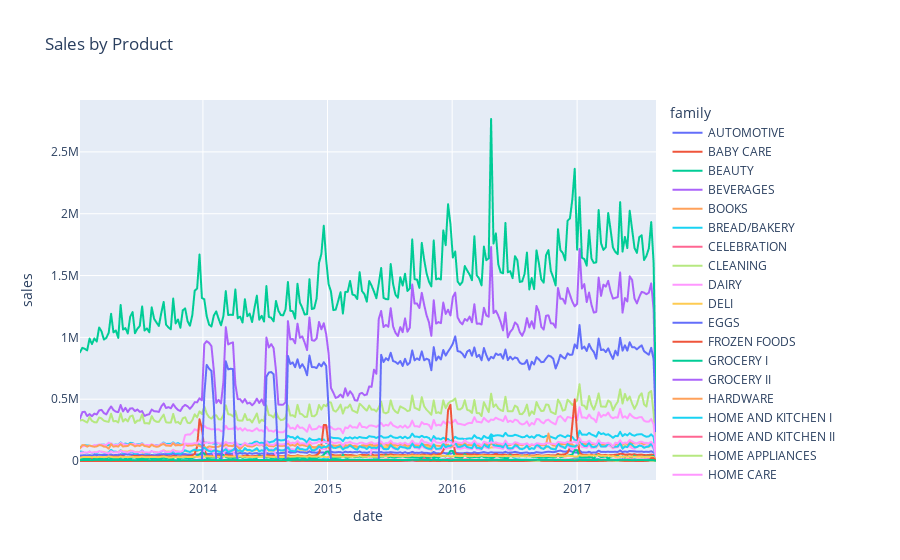

Here is the notebook cell this chart was saved with:
### Code cell
weekly_type = df.drop(["store_nbr", "id"], axis=1).groupby("family").resample("W").sum().reset_index()
px.line(weekly_type, x="date", y="sales", color="family", title="Sales by Product").show()

### Figure 1 — Plotly figure (JSON) as saved in the notebook; plotly's stock layout.template omitted (floating-point values rounded to 4 significant figures; data arrays with more than 128 entries replaced by an {"elided": "..."} marker saying what was removed)
{"data": [{"hovertemplate": "family=AUTOMOTIVE<br>date=%{x}<br>sales=%{y}<extra></extra>", "legendgroup": "AUTOMOTIVE", "line": {"color": "#636efa", "dash": "solid"}, "marker": {"symbol": "circle"}, "mode": "lines", "name": "AUTOMOTIVE", "showlegend": true, "type": "scattergl", "x": {"elided": "242 str values"}, "xaxis": "x", "y": {"elided": "242 int values"}, "yaxis": "y"}, {"hovertemplate": "family=BABY CARE<br>date=%{x}<br>sales=%{y}<extra></extra>", "legendgroup": "BABY CARE", "line": {"color": "#EF553B", "dash": "solid"}, "marker": {"symbol": "circle"}, "mode": "lines", "name": "BABY CARE", "showlegend": true, "type": "scattergl", "x": {"elided": "242 str values"}, "xaxis": "x", "y": {"elided": "242 int values"}, "yaxis": "y"}, {"hovertemplate": "family=BEAUTY<br>date=%{x}<br>sales=%{y}<extra></extra>", "legendgroup": "BEAUTY", "line": {"color": "#00cc96", "dash": "solid"}, "marker": {"symbol": "circle"}, "mode": "lines", "name": "BEAUTY", "showlegend": true, "type": "scattergl", "x": {"elided": "242 str values"}, "xaxis": "x", "y": {"elided": "242 int values"}, "yaxis": "y"}, {"hovertemplate": "family=BEVERAGES<br>date=%{x}<br>sales=%{y}<extra></extra>", "legendgroup": "BEVERAGES", "line": {"color": "#ab63fa", "dash": "solid"}, "marker": {"symbol": "circle"}, "mode": "lines", "name": "BEVERAGES", "showlegend": true, "type": "scattergl", "x": {"elided": "242 str values"}, "xaxis": "x", "y": {"elided": "242 int values"}, "yaxis": "y"}, {"hovertemplate": "family=BOOKS<br>date=%{x}<br>sales=%{y}<extra></extra>", "legendgroup": "BOOKS", "line": {"color": "#FFA15A", "dash": "solid"}, "marker": {"symbol": "circle"}, "mode": "lines", "name": "BOOKS", "showlegend": true, "type": "scattergl", "x": {"elided": "242 str values"}, "xaxis": "x", "y": {"elided": "242 int values"}, "yaxis": "y"}, {"hovertemplate": "family=BREAD/BAKERY<br>date=%{x}<br>sales=%{y}<extra></extra>", "legendgroup": "BREAD/BAKERY", "line": {"color": "#19d3f3", "dash": "solid"}, "marker": {"symbol": "circle"}, "mode": "lines", "name": "BREAD/BAKERY", "showlegend": true, "type": "scattergl", "x": {"elided": "242 str values"}, "xaxis": "x", "y": {"elided": "242 float values"}, "yaxis": "y"}, {"hovertemplate": "family=CELEBRATION<br>date=%{x}<br>sales=%{y}<extra></extra>", "legendgroup": "CELEBRATION", "line": {"color": "#FF6692", "dash": "solid"}, "marker": {"symbol": "circle"}, "mode": "lines", "name": "CELEBRATION", "showlegend": true, "type": "scattergl", "x": {"elided": "242 str values"}, "xaxis": "x", "y": {"elided": "242 int values"}, "yaxis": "y"}, {"hovertemplate": "family=CLEANING<br>date=%{x}<br>sales=%{y}<extra></extra>", "legendgroup": "CLEANING", "line": {"color": "#B6E880", "dash": "solid"}, "marker": {"symbol": "circle"}, "mode": "lines", "name": "CLEANING", "showlegend": true, "type": "scattergl", "x": {"elided": "242 str values"}, "xaxis": "x", "y": {"elided": "242 int values"}, "yaxis": "y"}, {"hovertemplate": "family=DAIRY<br>date=%{x}<br>sales=%{y}<extra></extra>", "legendgroup": "DAIRY", "line": {"color": "#FF97FF", "dash": "solid"}, "marker": {"symbol": "circle"}, "mode": "lines", "name": "DAIRY", "showlegend": true, "type": "scattergl", "x": {"elided": "242 str values"}, "xaxis": "x", "y": {"elided": "242 int values"}, "yaxis": "y"}, {"hovertemplate": "family=DELI<br>date=%{x}<br>sales=%{y}<extra></extra>", "legendgroup": "DELI", "line": {"color": "#FECB52", "dash": "solid"}, "marker": {"symbol": "circle"}, "mode": "lines", "name": "DELI", "showlegend": true, "type": "scattergl", "x": {"elided": "242 str values"}, "xaxis": "x", "y": {"elided": "242 float values"}, "yaxis": "y"}, {"hovertemplate": "family=EGGS<br>date=%{x}<br>sales=%{y}<extra></extra>", "legendgroup": "EGGS", "line": {"color": "#636efa", "dash": "solid"}, "marker": {"symbol": "circle"}, "mode": "lines", "name": "EGGS", "showlegend": true, "type": "scattergl", "x": {"elided": "242 str values"}, "xaxis": "x", "y": {"elided": "242 int values"}, "yaxis": "y"}, {"hovertemplate": "family=FROZEN FOODS<br>date=%{x}<br>sales=%{y}<extra></extra>", "legendgroup": "FROZEN FOODS", "line": {"color": "#EF553B", "dash": "solid"}, "marker": {"symbol": "circle"}, "mode": "lines", "name": "FROZEN FOODS", "showlegend": true, "type": "scattergl", "x": {"elided": "242 str values"}, "xaxis": "x", "y": {"elided": "242 float values"}, "yaxis": "y"}, {"hovertemplate": "family=GROCERY I<br>date=%{x}<br>sales=%{y}<extra></extra>", "legendgroup": "GROCERY I", "line": {"color": "#00cc96", "dash": "solid"}, "marker": {"symbol": "circle"}, "mode": "lines", "name": "GROCERY I", "showlegend": true, "type": "scattergl", "x": {"elided": "242 str values"}, "xaxis": "x", "y": {"elided": "242 float values"}, "yaxis": "y"}, {"hovertemplate": "family=GROCERY II<br>date=%{x}<br>sales=%{y}<extra></extra>", "legendgroup": "GROCERY II", "line": {"color": "#ab63fa", "dash": "solid"}, "marker": {"symbol": "circle"}, "mode": "lines", "name": "GROCERY II", "showlegend": true, "type": "scattergl", "x": {"elided": "242 str values"}, "xaxis": "x", "y": {"elided": "242 int values"}, "yaxis": "y"}, {"hovertemplate": "family=HARDWARE<br>date=%{x}<br>sales=%{y}<extra></extra>", "legendgroup": "HARDWARE", "line": {"color": "#FFA15A", "dash": "solid"}, "marker": {"symbol": "circle"}, "mode": "lines", "name": "HARDWARE", "showlegend": true, "type": "scattergl", "x": {"elided": "242 str values"}, "xaxis": "x", "y": {"elided": "242 int values"}, "yaxis": "y"}, {"hovertemplate": "family=HOME AND KITCHEN I<br>date=%{x}<br>sales=%{y}<extra></extra>", "legendgroup": "HOME AND KITCHEN I", "line": {"color": "#19d3f3", "dash": "solid"}, "marker": {"symbol": "circle"}, "mode": "lines", "name": "HOME AND KITCHEN I", "showlegend": true, "type": "scattergl", "x": {"elided": "242 str values"}, "xaxis": "x", "y": {"elided": "242 int values"}, "yaxis": "y"}, {"hovertemplate": "family=HOME AND KITCHEN II<br>date=%{x}<br>sales=%{y}<extra></extra>", "legendgroup": "HOME AND KITCHEN II", "line": {"color": "#FF6692", "dash": "solid"}, "marker": {"symbol": "circle"}, "mode": "lines", "name": "HOME AND KITCHEN II", "showlegend": true, "type": "scattergl", "x": {"elided": "242 str values"}, "xaxis": "x", "y": {"elided": "242 int values"}, "yaxis": "y"}, {"hovertemplate": "family=HOME APPLIANCES<br>date=%{x}<br>sales=%{y}<extra></extra>", "legendgroup": "HOME APPLIANCES", "line": {"color": "#B6E880", "dash": "solid"}, "marker": {"symbol": "circle"}, "mode": "lines", "name": "HOME APPLIANCES", "showlegend": true, "type": "scattergl", "x": {"elided": "242 str values"}, "xaxis": "x", "y": {"elided": "242 int values"}, "yaxis": "y"}, {"hovertemplate": "family=HOME CARE<br>date=%{x}<br>sales=%{y}<extra></extra>", "legendgroup": "HOME CARE", "line": {"color": "#FF97FF", "dash": "solid"}, "marker": {"symbol": "circle"}, "mode": "lines", "name": "HOME CARE", "showlegend": true, "type": "scattergl", "x": {"elided": "242 str values"}, "xaxis": "x", "y": {"elided": "242 int values"}, "yaxis": "y"}, {"hovertemplate": "family=LADIESWEAR<br>date=%{x}<br>sales=%{y}<extra></extra>", "legendgroup": "LADIESWEAR", "line": {"color": "#FECB52", "dash": "solid"}, "marker": {"symbol": "circle"}, "mode": "lines", "name": "LADIESWEAR", "showlegend": true, "type": "scattergl", "x": {"elided": "242 str values"}, "xaxis": "x", "y": {"elided": "242 int values"}, "yaxis": "y"}, {"hovertemplate": "family=LAWN AND GARDEN<br>date=%{x}<br>sales=%{y}<extra></extra>", "legendgroup": "LAWN AND GARDEN", "line": {"color": "#636efa", "dash": "solid"}, "marker": {"symbol": "circle"}, "mode": "lines", "name": "LAWN AND GARDEN", "showlegend": true, "type": "scattergl", "x": {"elided": "242 str values"}, "xaxis": "x", "y": {"elided": "242 int values"}, "yaxis": "y"}, {"hovertemplate": "family=LINGERIE<br>date=%{x}<br>sales=%{y}<extra></extra>", "legendgroup": "LINGERIE", "line": {"color": "#EF553B", "dash": "solid"}, "marker": {"symbol": "circle"}, "mode": "lines", "name": "LINGERIE", "showlegend": true, "type": "scattergl", "x": {"elided": "242 str values"}, "xaxis": "x", "y": {"elided": "242 int values"}, "yaxis": "y"}, {"hovertemplate": "family=LIQUOR,WINE,BEER<br>date=%{x}<br>sales=%{y}<extra></extra>", "legendgroup": "LIQUOR,WINE,BEER", "line": {"color": "#00cc96", "dash": "solid"}, "marker": {"symbol": "circle"}, "mode": "lines", "name": "LIQUOR,WINE,BEER", "showlegend": true, "type": "scattergl", "x": {"elided": "242 str values"}, "xaxis": "x", "y": {"elided": "242 int values"}, "yaxis": "y"}, {"hovertemplate": "family=MAGAZINES<br>date=%{x}<br>sales=%{y}<extra></extra>", "legendgroup": "MAGAZINES", "line": {"color": "#ab63fa", "dash": "solid"}, "marker": {"symbol": "circle"}, "mode": "lines", "name": "MAGAZINES", "showlegend": true, "type": "scattergl", "x": {"elided": "242 str values"}, "xaxis": "x", "y": {"elided": "242 int values"}, "yaxis": "y"}, {"hovertemplate": "family=MEATS<br>date=%{x}<br>sales=%{y}<extra></extra>", "legendgroup": "MEATS", "line": {"color": "#FFA15A", "dash": "solid"}, "marker": {"symbol": "circle"}, "mode": "lines", "name": "MEATS", "showlegend": true, "type": "scattergl", "x": {"elided": "242 str values"}, "xaxis": "x", "y": {"elided": "242 float values"}, "yaxis": "y"}, {"hovertemplate": "family=PERSONAL CARE<br>date=%{x}<br>sales=%{y}<extra></extra>", "legendgroup": "PERSONAL CARE", "line": {"color": "#19d3f3", "dash": "solid"}, "marker": {"symbol": "circle"}, "mode": "lines", "name": "PERSONAL CARE", "showlegend": true, "type": "scattergl", "x": {"elided": "242 str values"}, "xaxis": "x", "y": {"elided": "242 int values"}, "yaxis": "y"}, {"hovertemplate": "family=PET SUPPLIES<br>date=%{x}<br>sales=%{y}<extra></extra>", "legendgroup": "PET SUPPLIES", "line": {"color": "#FF6692", "dash": "solid"}, "marker": {"symbol": "circle"}, "mode": "lines", "name": "PET SUPPLIES", "showlegend": true, "type": "scattergl", "x": {"elided": "242 str values"}, "xaxis": "x", "y": {"elided": "242 int values"}, "yaxis": "y"}, {"hovertemplate": "family=PLAYERS AND ELECTRONICS<br>date=%{x}<br>sales=%{y}<extra></extra>", "legendgroup": "PLAYERS AND ELECTRONICS", "line": {"color": "#B6E880", "dash": "solid"}, "marker": {"symbol": "circle"}, "mode": "lines", "name": "PLAYERS AND ELECTRONICS", "showlegend": true, "type": "scattergl", "x": {"elided": "242 str values"}, "xaxis": "x", "y": {"elided": "242 int values"}, "yaxis": "y"}, {"hovertemplate": "family=POULTRY<br>date=%{x}<br>sales=%{y}<extra></extra>", "legendgroup": "POULTRY", "line": {"color": "#FF97FF", "dash": "solid"}, "marker": {"symbol": "circle"}, "mode": "lines", "name": "POULTRY", "showlegend": true, "type": "scattergl", "x": {"elided": "242 str values"}, "xaxis": "x", "y": {"elided": "242 float values"}, "yaxis": "y"}, {"hovertemplate": "family=PREPARED FOODS<br>date=%{x}<br>sales=%{y}<extra></extra>", "legendgroup": "PREPARED FOODS", "line": {"color": "#FECB52", "dash": "solid"}, "marker": {"symbol": "circle"}, "mode": "lines", "name": "PREPARED FOODS", "showlegend": true, "type": "scattergl", "x": {"elided": "242 str values"}, "xaxis": "x", "y": {"elided": "242 float values"}, "yaxis": "y"}, {"hovertemplate": "family=PRODUCE<br>date=%{x}<br>sales=%{y}<extra></extra>", "legendgroup": "PRODUCE", "line": {"color": "#636efa", "dash": "solid"}, "marker": {"symbol": "circle"}, "mode": "lines", "name": "PRODUCE", "showlegend": true, "type": "scattergl", "x": {"elided": "242 str values"}, "xaxis": "x", "y": {"elided": "242 float values"}, "yaxis": "y"}, {"hovertemplate": "family=SCHOOL AND OFFICE SUPPLIES<br>date=%{x}<br>sales=%{y}<extra></extra>", "legendgroup": "SCHOOL AND OFFICE SUPPLIES", "line": {"color": "#EF553B", "dash": "solid"}, "marker": {"symbol": "circle"}, "mode": "lines", "name": "SCHOOL AND OFFICE SUPPLIES", "showlegend": true, "type": "scattergl", "x": {"elided": "242 str values"}, "xaxis": "x", "y": {"elided": "242 int values"}, "yaxis": "y"}, {"hovertemplate": "family=SEAFOOD<br>date=%{x}<br>sales=%{y}<extra></extra>", "legendgroup": "SEAFOOD", "line": {"color": "#00cc96", "dash": "solid"}, "marker": {"symbol": "circle"}, "mode": "lines", "name": "SEAFOOD", "showlegend": true, "type": "scattergl", "x": {"elided": "242 str values"}, "xaxis": "x", "y": {"elided": "242 float values"}, "yaxis": "y"}], "layout": {"legend": {"title": {"text": "family"}, "tracegroupgap": 0}, "title": {"text": "Sales by Product"}, "xaxis": {"anchor": "y", "domain": [0, 1], "title": {"text": "date"}}, "yaxis": {"anchor": "x", "domain": [0, 1], "title": {"text": "sales"}}}}
